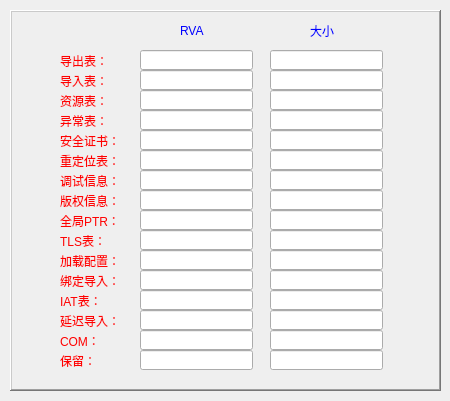
<?xml version="1.0" encoding="UTF-8"?>
<ui version="4.0">
 <class>QDataDirectory</class>
 <widget class="QWidget" name="QDataDirectory">
  <property name="geometry">
   <rect>
    <x>0</x>
    <y>0</y>
    <width>450</width>
    <height>401</height>
   </rect>
  </property>
  <property name="windowTitle">
   <string>[ IMAGE_DATA_DIRECTORY (数据目录表) ]</string>
  </property>
  <property name="styleSheet">
   <string notr="true">color: rgb(255, 0, 0);
;
font: 12pt &quot;Roboto&quot;;</string>
  </property>
  <widget class="QFrame" name="frame">
   <property name="geometry">
    <rect>
     <x>10</x>
     <y>10</y>
     <width>431</width>
     <height>381</height>
    </rect>
   </property>
   <property name="frameShape">
    <enum>QFrame::WinPanel</enum>
   </property>
   <property name="frameShadow">
    <enum>QFrame::Raised</enum>
   </property>
   <widget class="QLineEdit" name="RVAImportAddressTable">
    <property name="geometry">
     <rect>
      <x>130</x>
      <y>280</y>
      <width>113</width>
      <height>20</height>
     </rect>
    </property>
    <property name="readOnly">
     <bool>true</bool>
    </property>
   </widget>
   <widget class="QLabel" name="label_9">
    <property name="geometry">
     <rect>
      <x>50</x>
      <y>160</y>
      <width>71</width>
      <height>21</height>
     </rect>
    </property>
    <property name="text">
     <string>调试信息：</string>
    </property>
   </widget>
   <widget class="QLabel" name="label_10">
    <property name="geometry">
     <rect>
      <x>50</x>
      <y>140</y>
      <width>71</width>
      <height>21</height>
     </rect>
    </property>
    <property name="text">
     <string>重定位表：</string>
    </property>
   </widget>
   <widget class="QLineEdit" name="RVACopyright">
    <property name="geometry">
     <rect>
      <x>130</x>
      <y>180</y>
      <width>113</width>
      <height>20</height>
     </rect>
    </property>
    <property name="readOnly">
     <bool>true</bool>
    </property>
   </widget>
   <widget class="QLabel" name="label_4">
    <property name="geometry">
     <rect>
      <x>50</x>
      <y>60</y>
      <width>71</width>
      <height>21</height>
     </rect>
    </property>
    <property name="text">
     <string>导入表：</string>
    </property>
   </widget>
   <widget class="QLineEdit" name="RVADelayLoadImportDescriptors">
    <property name="geometry">
     <rect>
      <x>130</x>
      <y>300</y>
      <width>113</width>
      <height>20</height>
     </rect>
    </property>
    <property name="readOnly">
     <bool>true</bool>
    </property>
   </widget>
   <widget class="QLineEdit" name="RVAImport">
    <property name="geometry">
     <rect>
      <x>130</x>
      <y>60</y>
      <width>113</width>
      <height>20</height>
     </rect>
    </property>
    <property name="readOnly">
     <bool>true</bool>
    </property>
   </widget>
   <widget class="QLabel" name="label_3">
    <property name="geometry">
     <rect>
      <x>300</x>
      <y>10</y>
      <width>41</width>
      <height>21</height>
     </rect>
    </property>
    <property name="styleSheet">
     <string notr="true">color: rgb(0, 0, 255);</string>
    </property>
    <property name="text">
     <string>大小</string>
    </property>
   </widget>
   <widget class="QLabel" name="label_6">
    <property name="geometry">
     <rect>
      <x>50</x>
      <y>100</y>
      <width>71</width>
      <height>21</height>
     </rect>
    </property>
    <property name="text">
     <string>异常表：</string>
    </property>
   </widget>
   <widget class="QLabel" name="label_16">
    <property name="geometry">
     <rect>
      <x>50</x>
      <y>280</y>
      <width>71</width>
      <height>21</height>
     </rect>
    </property>
    <property name="text">
     <string>IAT表：</string>
    </property>
   </widget>
   <widget class="QLineEdit" name="SizeReserved">
    <property name="geometry">
     <rect>
      <x>260</x>
      <y>340</y>
      <width>113</width>
      <height>20</height>
     </rect>
    </property>
    <property name="readOnly">
     <bool>true</bool>
    </property>
   </widget>
   <widget class="QLabel" name="label_18">
    <property name="geometry">
     <rect>
      <x>50</x>
      <y>220</y>
      <width>71</width>
      <height>21</height>
     </rect>
    </property>
    <property name="text">
     <string>TLS表：</string>
    </property>
   </widget>
   <widget class="QLabel" name="label_15">
    <property name="geometry">
     <rect>
      <x>50</x>
      <y>320</y>
      <width>71</width>
      <height>21</height>
     </rect>
    </property>
    <property name="text">
     <string>COM：</string>
    </property>
   </widget>
   <widget class="QLineEdit" name="RVAException">
    <property name="geometry">
     <rect>
      <x>130</x>
      <y>100</y>
      <width>113</width>
      <height>20</height>
     </rect>
    </property>
    <property name="readOnly">
     <bool>true</bool>
    </property>
   </widget>
   <widget class="QLabel" name="label_7">
    <property name="geometry">
     <rect>
      <x>50</x>
      <y>180</y>
      <width>71</width>
      <height>21</height>
     </rect>
    </property>
    <property name="text">
     <string>版权信息：</string>
    </property>
   </widget>
   <widget class="QLineEdit" name="SizeGlobalPtr">
    <property name="geometry">
     <rect>
      <x>260</x>
      <y>200</y>
      <width>113</width>
      <height>20</height>
     </rect>
    </property>
    <property name="readOnly">
     <bool>true</bool>
    </property>
   </widget>
   <widget class="QLineEdit" name="SizeResource">
    <property name="geometry">
     <rect>
      <x>260</x>
      <y>80</y>
      <width>113</width>
      <height>20</height>
     </rect>
    </property>
    <property name="readOnly">
     <bool>true</bool>
    </property>
   </widget>
   <widget class="QLineEdit" name="RVASecurity">
    <property name="geometry">
     <rect>
      <x>130</x>
      <y>120</y>
      <width>113</width>
      <height>20</height>
     </rect>
    </property>
    <property name="readOnly">
     <bool>true</bool>
    </property>
   </widget>
   <widget class="QLabel" name="label_2">
    <property name="geometry">
     <rect>
      <x>170</x>
      <y>10</y>
      <width>41</width>
      <height>21</height>
     </rect>
    </property>
    <property name="styleSheet">
     <string notr="true">color: rgb(0, 0, 255);</string>
    </property>
    <property name="text">
     <string>RVA</string>
    </property>
   </widget>
   <widget class="QLineEdit" name="SizeBoundImportDirectory">
    <property name="geometry">
     <rect>
      <x>260</x>
      <y>260</y>
      <width>113</width>
      <height>20</height>
     </rect>
    </property>
    <property name="readOnly">
     <bool>true</bool>
    </property>
   </widget>
   <widget class="QLineEdit" name="RVABaseRelocationTable">
    <property name="geometry">
     <rect>
      <x>130</x>
      <y>140</y>
      <width>113</width>
      <height>20</height>
     </rect>
    </property>
    <property name="readOnly">
     <bool>true</bool>
    </property>
   </widget>
   <widget class="QLineEdit" name="SizeExport">
    <property name="geometry">
     <rect>
      <x>260</x>
      <y>40</y>
      <width>113</width>
      <height>20</height>
     </rect>
    </property>
    <property name="readOnly">
     <bool>true</bool>
    </property>
   </widget>
   <widget class="QLineEdit" name="SizeDelayLoadImportDescriptors">
    <property name="geometry">
     <rect>
      <x>260</x>
      <y>300</y>
      <width>113</width>
      <height>20</height>
     </rect>
    </property>
    <property name="readOnly">
     <bool>true</bool>
    </property>
   </widget>
   <widget class="QLineEdit" name="SizeTLSDirectory">
    <property name="geometry">
     <rect>
      <x>260</x>
      <y>220</y>
      <width>113</width>
      <height>20</height>
     </rect>
    </property>
    <property name="readOnly">
     <bool>true</bool>
    </property>
   </widget>
   <widget class="QLineEdit" name="SizeSecurity">
    <property name="geometry">
     <rect>
      <x>260</x>
      <y>120</y>
      <width>113</width>
      <height>20</height>
     </rect>
    </property>
    <property name="readOnly">
     <bool>true</bool>
    </property>
   </widget>
   <widget class="QLabel" name="label_14">
    <property name="geometry">
     <rect>
      <x>50</x>
      <y>340</y>
      <width>71</width>
      <height>21</height>
     </rect>
    </property>
    <property name="text">
     <string>保留：</string>
    </property>
   </widget>
   <widget class="QLabel" name="label_17">
    <property name="geometry">
     <rect>
      <x>50</x>
      <y>260</y>
      <width>71</width>
      <height>21</height>
     </rect>
    </property>
    <property name="text">
     <string>绑定导入：</string>
    </property>
   </widget>
   <widget class="QLineEdit" name="RVALoadConfigurationDirectory">
    <property name="geometry">
     <rect>
      <x>130</x>
      <y>240</y>
      <width>113</width>
      <height>20</height>
     </rect>
    </property>
    <property name="readOnly">
     <bool>true</bool>
    </property>
   </widget>
   <widget class="QLineEdit" name="RVABoundImportDirectory">
    <property name="geometry">
     <rect>
      <x>130</x>
      <y>260</y>
      <width>113</width>
      <height>20</height>
     </rect>
    </property>
    <property name="readOnly">
     <bool>true</bool>
    </property>
   </widget>
   <widget class="QLineEdit" name="SizeImport">
    <property name="geometry">
     <rect>
      <x>260</x>
      <y>60</y>
      <width>113</width>
      <height>20</height>
     </rect>
    </property>
    <property name="readOnly">
     <bool>true</bool>
    </property>
   </widget>
   <widget class="QLineEdit" name="RVACOMRuntimedescriptor">
    <property name="geometry">
     <rect>
      <x>130</x>
      <y>320</y>
      <width>113</width>
      <height>20</height>
     </rect>
    </property>
    <property name="readOnly">
     <bool>true</bool>
    </property>
   </widget>
   <widget class="QLabel" name="label_12">
    <property name="geometry">
     <rect>
      <x>50</x>
      <y>240</y>
      <width>71</width>
      <height>21</height>
     </rect>
    </property>
    <property name="text">
     <string>加载配置：</string>
    </property>
   </widget>
   <widget class="QLabel" name="label_8">
    <property name="geometry">
     <rect>
      <x>50</x>
      <y>120</y>
      <width>71</width>
      <height>21</height>
     </rect>
    </property>
    <property name="text">
     <string>安全证书：</string>
    </property>
   </widget>
   <widget class="QLabel" name="label_13">
    <property name="geometry">
     <rect>
      <x>50</x>
      <y>300</y>
      <width>71</width>
      <height>21</height>
     </rect>
    </property>
    <property name="text">
     <string>延迟导入：</string>
    </property>
   </widget>
   <widget class="QLineEdit" name="SizeBaseRelocationTable">
    <property name="geometry">
     <rect>
      <x>260</x>
      <y>140</y>
      <width>113</width>
      <height>20</height>
     </rect>
    </property>
    <property name="readOnly">
     <bool>true</bool>
    </property>
   </widget>
   <widget class="QLineEdit" name="SizeException">
    <property name="geometry">
     <rect>
      <x>260</x>
      <y>100</y>
      <width>113</width>
      <height>20</height>
     </rect>
    </property>
    <property name="readOnly">
     <bool>true</bool>
    </property>
   </widget>
   <widget class="QLineEdit" name="RVAReserved">
    <property name="geometry">
     <rect>
      <x>130</x>
      <y>340</y>
      <width>113</width>
      <height>20</height>
     </rect>
    </property>
    <property name="readOnly">
     <bool>true</bool>
    </property>
   </widget>
   <widget class="QLineEdit" name="SizeImportAddressTable">
    <property name="geometry">
     <rect>
      <x>260</x>
      <y>280</y>
      <width>113</width>
      <height>20</height>
     </rect>
    </property>
    <property name="readOnly">
     <bool>true</bool>
    </property>
   </widget>
   <widget class="QLineEdit" name="SizeCopyright">
    <property name="geometry">
     <rect>
      <x>260</x>
      <y>180</y>
      <width>113</width>
      <height>20</height>
     </rect>
    </property>
    <property name="readOnly">
     <bool>true</bool>
    </property>
   </widget>
   <widget class="QLineEdit" name="RVAGlobalPtr">
    <property name="geometry">
     <rect>
      <x>130</x>
      <y>200</y>
      <width>113</width>
      <height>20</height>
     </rect>
    </property>
    <property name="readOnly">
     <bool>true</bool>
    </property>
   </widget>
   <widget class="QLineEdit" name="SizeCOMRuntimedescriptor">
    <property name="geometry">
     <rect>
      <x>260</x>
      <y>320</y>
      <width>113</width>
      <height>20</height>
     </rect>
    </property>
    <property name="readOnly">
     <bool>true</bool>
    </property>
   </widget>
   <widget class="QLabel" name="label">
    <property name="geometry">
     <rect>
      <x>50</x>
      <y>40</y>
      <width>71</width>
      <height>21</height>
     </rect>
    </property>
    <property name="text">
     <string>导出表：</string>
    </property>
   </widget>
   <widget class="QLineEdit" name="RVAExport">
    <property name="geometry">
     <rect>
      <x>130</x>
      <y>40</y>
      <width>113</width>
      <height>20</height>
     </rect>
    </property>
    <property name="readOnly">
     <bool>true</bool>
    </property>
   </widget>
   <widget class="QLineEdit" name="RVADebugDirectory">
    <property name="geometry">
     <rect>
      <x>130</x>
      <y>160</y>
      <width>113</width>
      <height>20</height>
     </rect>
    </property>
    <property name="readOnly">
     <bool>true</bool>
    </property>
   </widget>
   <widget class="QLabel" name="label_11">
    <property name="geometry">
     <rect>
      <x>50</x>
      <y>200</y>
      <width>71</width>
      <height>21</height>
     </rect>
    </property>
    <property name="text">
     <string>全局PTR：</string>
    </property>
   </widget>
   <widget class="QLineEdit" name="RVAResource">
    <property name="geometry">
     <rect>
      <x>130</x>
      <y>80</y>
      <width>113</width>
      <height>20</height>
     </rect>
    </property>
    <property name="readOnly">
     <bool>true</bool>
    </property>
   </widget>
   <widget class="QLineEdit" name="SizeDebugDirectory">
    <property name="geometry">
     <rect>
      <x>260</x>
      <y>160</y>
      <width>113</width>
      <height>20</height>
     </rect>
    </property>
    <property name="readOnly">
     <bool>true</bool>
    </property>
   </widget>
   <widget class="QLineEdit" name="SizeLoadConfigurationDirectory">
    <property name="geometry">
     <rect>
      <x>260</x>
      <y>240</y>
      <width>113</width>
      <height>20</height>
     </rect>
    </property>
    <property name="readOnly">
     <bool>true</bool>
    </property>
   </widget>
   <widget class="QLineEdit" name="RVATLSDirectory">
    <property name="geometry">
     <rect>
      <x>130</x>
      <y>220</y>
      <width>113</width>
      <height>20</height>
     </rect>
    </property>
    <property name="readOnly">
     <bool>true</bool>
    </property>
   </widget>
   <widget class="QLabel" name="label_5">
    <property name="geometry">
     <rect>
      <x>50</x>
      <y>80</y>
      <width>71</width>
      <height>21</height>
     </rect>
    </property>
    <property name="text">
     <string>资源表：</string>
    </property>
   </widget>
  </widget>
 </widget>
 <layoutdefault spacing="6" margin="11"/>
 <resources/>
 <connections/>
</ui>
